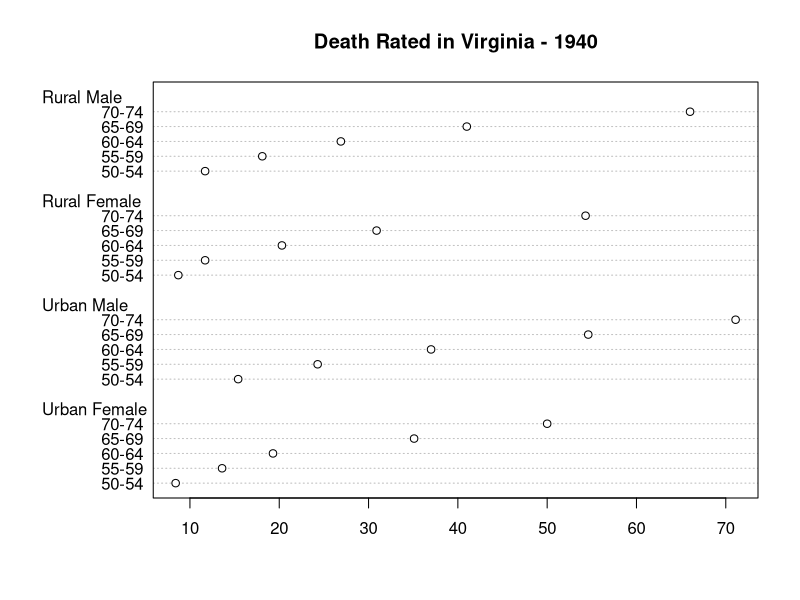

Write the R code that produced this figure.
#' ---
#' title: "R scripts can be rendered!"
#' output: github_document
#' ---
#' 
#' Here's some prose in a very special comment. Let's summarize the built-in
#' dataset `VADeaths`.
# here is a regular code comment, that will remain as such
summary(VADeaths)

#' Here's some more prose. I can use usual markdown syntax to make things
#' **bold** or *italics*. Let's use an example from the `dotchart()` help to
#' make a Cleveland dot plot from the `VADeaths` data. I even bother to name
#' this chunk, so the resulting PNG has a decent name.
#+ dotchart
dotchart(VADeaths, main = "Death Rated in Virginia - 1940")